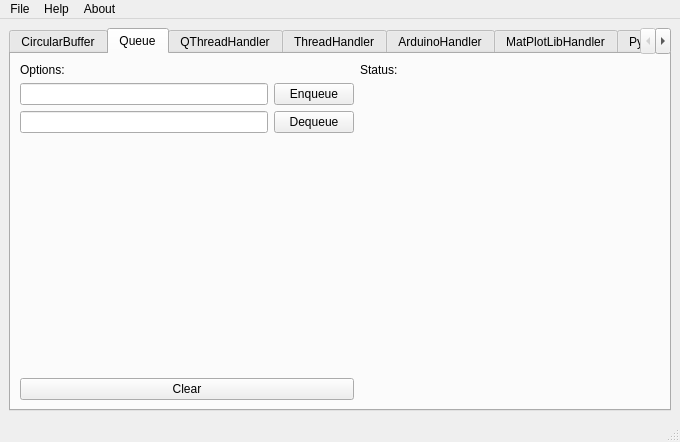
<?xml version="1.0" encoding="UTF-8"?>
<ui version="4.0">
 <class>MainWindow</class>
 <widget class="QMainWindow" name="MainWindow">
  <property name="geometry">
   <rect>
    <x>0</x>
    <y>0</y>
    <width>680</width>
    <height>442</height>
   </rect>
  </property>
  <property name="windowTitle">
   <string>Python Arduino Plotter Library Example</string>
  </property>
  <widget class="QWidget" name="centralwidget">
   <layout class="QVBoxLayout" name="verticalLayout_2">
    <item>
     <layout class="QHBoxLayout" name="horizontalLayout">
      <item>
       <widget class="QTabWidget" name="tabWidget">
        <property name="currentIndex">
         <number>1</number>
        </property>
        <widget class="QWidget" name="tab">
         <attribute name="title">
          <string>CircularBuffer</string>
         </attribute>
         <layout class="QHBoxLayout" name="horizontalLayout_3">
          <item>
           <layout class="QVBoxLayout" name="verticalLayout_3">
            <item>
             <widget class="QLabel" name="label">
              <property name="text">
               <string>Options:</string>
              </property>
             </widget>
            </item>
            <item>
             <layout class="QHBoxLayout" name="horizontalLayout_4">
              <item>
               <widget class="QLineEdit" name="lineEditEnqueue"/>
              </item>
              <item>
               <widget class="QPushButton" name="btnEnqueue">
                <property name="text">
                 <string>Enqueue</string>
                </property>
               </widget>
              </item>
             </layout>
            </item>
            <item>
             <layout class="QHBoxLayout" name="horizontalLayout_6">
              <item>
               <widget class="QLineEdit" name="lineEditDequeue"/>
              </item>
              <item>
               <widget class="QPushButton" name="btnDequeue">
                <property name="text">
                 <string>Dequeue</string>
                </property>
               </widget>
              </item>
             </layout>
            </item>
            <item>
             <spacer name="verticalSpacer">
              <property name="orientation">
               <enum>Qt::Vertical</enum>
              </property>
              <property name="sizeHint" stdset="0">
               <size>
                <width>20</width>
                <height>40</height>
               </size>
              </property>
             </spacer>
            </item>
            <item>
             <widget class="QPushButton" name="btnClear">
              <property name="text">
               <string>Clear</string>
              </property>
             </widget>
            </item>
           </layout>
          </item>
          <item>
           <widget class="QLabel" name="lblStatus">
            <property name="sizePolicy">
             <sizepolicy hsizetype="Preferred" vsizetype="Expanding">
              <horstretch>0</horstretch>
              <verstretch>0</verstretch>
             </sizepolicy>
            </property>
            <property name="minimumSize">
             <size>
              <width>300</width>
              <height>0</height>
             </size>
            </property>
            <property name="text">
             <string>Status:</string>
            </property>
            <property name="alignment">
             <set>Qt::AlignLeading|Qt::AlignLeft|Qt::AlignTop</set>
            </property>
           </widget>
          </item>
         </layout>
        </widget>
        <widget class="QWidget" name="tab_11">
         <attribute name="title">
          <string>Queue</string>
         </attribute>
         <layout class="QHBoxLayout" name="horizontalLayout_17">
          <item>
           <layout class="QVBoxLayout" name="verticalLayout_12">
            <item>
             <widget class="QLabel" name="label_10">
              <property name="text">
               <string>Options:</string>
              </property>
             </widget>
            </item>
            <item>
             <layout class="QHBoxLayout" name="horizontalLayout_15">
              <item>
               <widget class="QLineEdit" name="lineEditEnqueue_3"/>
              </item>
              <item>
               <widget class="QPushButton" name="btnEnqueue_3">
                <property name="text">
                 <string>Enqueue</string>
                </property>
               </widget>
              </item>
             </layout>
            </item>
            <item>
             <layout class="QHBoxLayout" name="horizontalLayout_16">
              <item>
               <widget class="QLineEdit" name="lineEditDequeue_3"/>
              </item>
              <item>
               <widget class="QPushButton" name="btnDequeue_3">
                <property name="text">
                 <string>Dequeue</string>
                </property>
               </widget>
              </item>
             </layout>
            </item>
            <item>
             <spacer name="verticalSpacer_7">
              <property name="orientation">
               <enum>Qt::Vertical</enum>
              </property>
              <property name="sizeHint" stdset="0">
               <size>
                <width>20</width>
                <height>40</height>
               </size>
              </property>
             </spacer>
            </item>
            <item>
             <widget class="QPushButton" name="btnClear_3">
              <property name="text">
               <string>Clear</string>
              </property>
             </widget>
            </item>
           </layout>
          </item>
          <item>
           <widget class="QLabel" name="lblStatus_3">
            <property name="sizePolicy">
             <sizepolicy hsizetype="Preferred" vsizetype="Expanding">
              <horstretch>0</horstretch>
              <verstretch>0</verstretch>
             </sizepolicy>
            </property>
            <property name="minimumSize">
             <size>
              <width>300</width>
              <height>0</height>
             </size>
            </property>
            <property name="text">
             <string>Status:</string>
            </property>
            <property name="alignment">
             <set>Qt::AlignLeading|Qt::AlignLeft|Qt::AlignTop</set>
            </property>
           </widget>
          </item>
         </layout>
        </widget>
        <widget class="QWidget" name="tab_2">
         <attribute name="title">
          <string>QThreadHandler</string>
         </attribute>
         <layout class="QHBoxLayout" name="horizontalLayout_7">
          <item>
           <layout class="QVBoxLayout" name="verticalLayout_4">
            <item>
             <widget class="QLabel" name="label_2">
              <property name="maximumSize">
               <size>
                <width>150</width>
                <height>16777215</height>
               </size>
              </property>
              <property name="text">
               <string>Options:</string>
              </property>
             </widget>
            </item>
            <item>
             <widget class="QPushButton" name="btnStartThr">
              <property name="maximumSize">
               <size>
                <width>150</width>
                <height>16777215</height>
               </size>
              </property>
              <property name="text">
               <string>Start</string>
              </property>
             </widget>
            </item>
            <item>
             <widget class="QPushButton" name="btnPauseThr">
              <property name="maximumSize">
               <size>
                <width>150</width>
                <height>16777215</height>
               </size>
              </property>
              <property name="text">
               <string>Pause</string>
              </property>
             </widget>
            </item>
            <item>
             <widget class="QPushButton" name="btnResumeThr">
              <property name="maximumSize">
               <size>
                <width>150</width>
                <height>16777215</height>
               </size>
              </property>
              <property name="text">
               <string>Resume</string>
              </property>
             </widget>
            </item>
            <item>
             <widget class="QPushButton" name="btnStopThr">
              <property name="maximumSize">
               <size>
                <width>150</width>
                <height>16777215</height>
               </size>
              </property>
              <property name="text">
               <string>Stop</string>
              </property>
             </widget>
            </item>
            <item>
             <spacer name="verticalSpacer_2">
              <property name="orientation">
               <enum>Qt::Vertical</enum>
              </property>
              <property name="sizeHint" stdset="0">
               <size>
                <width>20</width>
                <height>40</height>
               </size>
              </property>
             </spacer>
            </item>
           </layout>
          </item>
          <item>
           <layout class="QVBoxLayout" name="verticalLayout_5">
            <item>
             <widget class="QLabel" name="label_3">
              <property name="text">
               <string>Resultado:</string>
              </property>
             </widget>
            </item>
            <item>
             <layout class="QHBoxLayout" name="horizontalLayout_8">
              <item>
               <widget class="QPlainTextEdit" name="editResultThr"/>
              </item>
              <item>
               <widget class="QLabel" name="lblResultThr">
                <property name="sizePolicy">
                 <sizepolicy hsizetype="Expanding" vsizetype="Preferred">
                  <horstretch>0</horstretch>
                  <verstretch>0</verstretch>
                 </sizepolicy>
                </property>
                <property name="text">
                 <string>Status:</string>
                </property>
                <property name="alignment">
                 <set>Qt::AlignLeading|Qt::AlignLeft|Qt::AlignTop</set>
                </property>
               </widget>
              </item>
             </layout>
            </item>
           </layout>
          </item>
         </layout>
        </widget>
        <widget class="QWidget" name="tab_12">
         <attribute name="title">
          <string>ThreadHandler</string>
         </attribute>
         <layout class="QHBoxLayout" name="horizontalLayout_19">
          <item>
           <layout class="QVBoxLayout" name="verticalLayout_13">
            <item>
             <widget class="QLabel" name="label_11">
              <property name="maximumSize">
               <size>
                <width>150</width>
                <height>16777215</height>
               </size>
              </property>
              <property name="text">
               <string>Options:</string>
              </property>
             </widget>
            </item>
            <item>
             <widget class="QPushButton" name="btnStartThr_4">
              <property name="maximumSize">
               <size>
                <width>150</width>
                <height>16777215</height>
               </size>
              </property>
              <property name="text">
               <string>Start</string>
              </property>
             </widget>
            </item>
            <item>
             <widget class="QPushButton" name="btnPauseThr_4">
              <property name="maximumSize">
               <size>
                <width>150</width>
                <height>16777215</height>
               </size>
              </property>
              <property name="text">
               <string>Pause</string>
              </property>
             </widget>
            </item>
            <item>
             <widget class="QPushButton" name="btnResumeThr_4">
              <property name="maximumSize">
               <size>
                <width>150</width>
                <height>16777215</height>
               </size>
              </property>
              <property name="text">
               <string>Resume</string>
              </property>
             </widget>
            </item>
            <item>
             <widget class="QPushButton" name="btnStopThr_4">
              <property name="maximumSize">
               <size>
                <width>150</width>
                <height>16777215</height>
               </size>
              </property>
              <property name="text">
               <string>Stop</string>
              </property>
             </widget>
            </item>
            <item>
             <spacer name="verticalSpacer_8">
              <property name="orientation">
               <enum>Qt::Vertical</enum>
              </property>
              <property name="sizeHint" stdset="0">
               <size>
                <width>20</width>
                <height>40</height>
               </size>
              </property>
             </spacer>
            </item>
           </layout>
          </item>
          <item>
           <layout class="QVBoxLayout" name="verticalLayout_14">
            <item>
             <widget class="QLabel" name="label_12">
              <property name="text">
               <string>Resultado:</string>
              </property>
             </widget>
            </item>
            <item>
             <layout class="QHBoxLayout" name="horizontalLayout_18">
              <item>
               <widget class="QPlainTextEdit" name="editResultThr_3"/>
              </item>
              <item>
               <widget class="QLabel" name="lblResultThr_3">
                <property name="sizePolicy">
                 <sizepolicy hsizetype="Expanding" vsizetype="Preferred">
                  <horstretch>0</horstretch>
                  <verstretch>0</verstretch>
                 </sizepolicy>
                </property>
                <property name="text">
                 <string>Status:</string>
                </property>
                <property name="alignment">
                 <set>Qt::AlignLeading|Qt::AlignLeft|Qt::AlignTop</set>
                </property>
               </widget>
              </item>
             </layout>
            </item>
           </layout>
          </item>
         </layout>
        </widget>
        <widget class="QWidget" name="tab_4">
         <attribute name="title">
          <string>ArduinoHandler</string>
         </attribute>
         <layout class="QHBoxLayout" name="horizontalLayout_2">
          <item>
           <layout class="QVBoxLayout" name="verticalLayout_10">
            <item>
             <widget class="QLabel" name="label_8">
              <property name="maximumSize">
               <size>
                <width>150</width>
                <height>16777215</height>
               </size>
              </property>
              <property name="text">
               <string>Options:</string>
              </property>
             </widget>
            </item>
            <item>
             <widget class="QPushButton" name="btnStartAcq">
              <property name="maximumSize">
               <size>
                <width>150</width>
                <height>16777215</height>
               </size>
              </property>
              <property name="text">
               <string>Start Acquisition</string>
              </property>
             </widget>
            </item>
            <item>
             <widget class="QPushButton" name="btnPauseConsumer">
              <property name="maximumSize">
               <size>
                <width>150</width>
                <height>16777215</height>
               </size>
              </property>
              <property name="text">
               <string>Pause Consumer</string>
              </property>
             </widget>
            </item>
            <item>
             <widget class="QPushButton" name="btnResumeConsumer">
              <property name="maximumSize">
               <size>
                <width>150</width>
                <height>16777215</height>
               </size>
              </property>
              <property name="text">
               <string>Resume Consumer</string>
              </property>
             </widget>
            </item>
            <item>
             <widget class="QPushButton" name="btnStopAcq">
              <property name="maximumSize">
               <size>
                <width>150</width>
                <height>16777215</height>
               </size>
              </property>
              <property name="text">
               <string>Stop Acquisition</string>
              </property>
             </widget>
            </item>
            <item>
             <spacer name="verticalSpacer_6">
              <property name="orientation">
               <enum>Qt::Vertical</enum>
              </property>
              <property name="sizeHint" stdset="0">
               <size>
                <width>20</width>
                <height>40</height>
               </size>
              </property>
             </spacer>
            </item>
           </layout>
          </item>
          <item>
           <layout class="QVBoxLayout" name="verticalLayout_11">
            <item>
             <widget class="QLabel" name="label_9">
              <property name="text">
               <string>Resultado:</string>
              </property>
             </widget>
            </item>
            <item>
             <layout class="QHBoxLayout" name="horizontalLayout_13">
              <item>
               <widget class="QPlainTextEdit" name="editResultAcq"/>
              </item>
              <item>
               <widget class="QLabel" name="lblResultAcq">
                <property name="sizePolicy">
                 <sizepolicy hsizetype="Expanding" vsizetype="Preferred">
                  <horstretch>0</horstretch>
                  <verstretch>0</verstretch>
                 </sizepolicy>
                </property>
                <property name="text">
                 <string>Status:</string>
                </property>
                <property name="alignment">
                 <set>Qt::AlignLeading|Qt::AlignLeft|Qt::AlignTop</set>
                </property>
               </widget>
              </item>
             </layout>
            </item>
           </layout>
          </item>
         </layout>
        </widget>
        <widget class="QWidget" name="tab_3">
         <attribute name="title">
          <string>MatPlotLibHandler</string>
         </attribute>
         <layout class="QVBoxLayout" name="verticalLayout">
          <item>
           <widget class="QLabel" name="lblChartHereMatplotlib">
            <property name="sizePolicy">
             <sizepolicy hsizetype="Expanding" vsizetype="Expanding">
              <horstretch>0</horstretch>
              <verstretch>0</verstretch>
             </sizepolicy>
            </property>
            <property name="text">
             <string>Here will be a chart</string>
            </property>
            <property name="alignment">
             <set>Qt::AlignCenter</set>
            </property>
           </widget>
          </item>
          <item>
           <layout class="QHBoxLayout" name="horizontalLayout_14">
            <item>
             <widget class="QPushButton" name="btnAddRandomToChart">
              <property name="text">
               <string>Add Random Point</string>
              </property>
             </widget>
            </item>
            <item>
             <widget class="QPushButton" name="btnAddSinToChart">
              <property name="text">
               <string>Add Sin Point</string>
              </property>
             </widget>
            </item>
            <item>
             <widget class="QPushButton" name="btnClearChart">
              <property name="text">
               <string>Clear</string>
              </property>
             </widget>
            </item>
           </layout>
          </item>
          <item>
           <widget class="QLabel" name="lblStatusChart">
            <property name="text">
             <string>Status:</string>
            </property>
           </widget>
          </item>
         </layout>
        </widget>
        <widget class="QWidget" name="tab_13">
         <attribute name="title">
          <string>PyQTGraphHandler</string>
         </attribute>
         <layout class="QVBoxLayout" name="verticalLayout_15">
          <item>
           <widget class="QLabel" name="lblChartHerePyQTGraph">
            <property name="sizePolicy">
             <sizepolicy hsizetype="Expanding" vsizetype="Expanding">
              <horstretch>0</horstretch>
              <verstretch>0</verstretch>
             </sizepolicy>
            </property>
            <property name="text">
             <string>Here will be a chart</string>
            </property>
            <property name="alignment">
             <set>Qt::AlignCenter</set>
            </property>
           </widget>
          </item>
          <item>
           <layout class="QHBoxLayout" name="horizontalLayout_20">
            <item>
             <widget class="QPushButton" name="btnAddRandomToChart_2">
              <property name="text">
               <string>Add Random Point</string>
              </property>
             </widget>
            </item>
            <item>
             <widget class="QPushButton" name="btnAddSinToChart_2">
              <property name="text">
               <string>Add Sin Point</string>
              </property>
             </widget>
            </item>
            <item>
             <widget class="QPushButton" name="btnClearChart_2">
              <property name="text">
               <string>Clear</string>
              </property>
             </widget>
            </item>
           </layout>
          </item>
          <item>
           <widget class="QLabel" name="lblStatusChart_2">
            <property name="text">
             <string>Status:</string>
            </property>
           </widget>
          </item>
         </layout>
        </widget>
        <widget class="QWidget" name="tab_5">
         <attribute name="title">
          <string>ArduinoPlotter</string>
         </attribute>
         <layout class="QHBoxLayout" name="horizontalLayout_22">
          <item>
           <layout class="QVBoxLayout" name="verticalLayout_16">
            <item>
             <widget class="QLabel" name="label_13">
              <property name="maximumSize">
               <size>
                <width>150</width>
                <height>16777215</height>
               </size>
              </property>
              <property name="text">
               <string>Options:</string>
              </property>
             </widget>
            </item>
            <item>
             <widget class="QPushButton" name="btnStartAcq_2">
              <property name="maximumSize">
               <size>
                <width>150</width>
                <height>16777215</height>
               </size>
              </property>
              <property name="text">
               <string>Start Acquisition</string>
              </property>
             </widget>
            </item>
            <item>
             <widget class="QPushButton" name="btnPauseConsumer_2">
              <property name="maximumSize">
               <size>
                <width>150</width>
                <height>16777215</height>
               </size>
              </property>
              <property name="text">
               <string>Pause Consumer</string>
              </property>
             </widget>
            </item>
            <item>
             <widget class="QPushButton" name="btnResumeConsumer_2">
              <property name="maximumSize">
               <size>
                <width>150</width>
                <height>16777215</height>
               </size>
              </property>
              <property name="text">
               <string>Resume Consumer</string>
              </property>
             </widget>
            </item>
            <item>
             <widget class="QPushButton" name="btnStopAcq_2">
              <property name="maximumSize">
               <size>
                <width>150</width>
                <height>16777215</height>
               </size>
              </property>
              <property name="text">
               <string>Stop Acquisition</string>
              </property>
             </widget>
            </item>
            <item>
             <spacer name="verticalSpacer_9">
              <property name="orientation">
               <enum>Qt::Vertical</enum>
              </property>
              <property name="sizeHint" stdset="0">
               <size>
                <width>20</width>
                <height>40</height>
               </size>
              </property>
             </spacer>
            </item>
           </layout>
          </item>
          <item>
           <layout class="QVBoxLayout" name="verticalLayout_17">
            <item>
             <widget class="QLabel" name="lblChartHerePyQTGraph_2">
              <property name="sizePolicy">
               <sizepolicy hsizetype="Expanding" vsizetype="Expanding">
                <horstretch>0</horstretch>
                <verstretch>0</verstretch>
               </sizepolicy>
              </property>
              <property name="text">
               <string>Here will be a chart</string>
              </property>
              <property name="alignment">
               <set>Qt::AlignCenter</set>
              </property>
             </widget>
            </item>
            <item>
             <layout class="QHBoxLayout" name="horizontalLayout_21">
              <item>
               <widget class="QPushButton" name="btnAddRandomToChart_3">
                <property name="text">
                 <string>Add Random Point</string>
                </property>
               </widget>
              </item>
              <item>
               <widget class="QPushButton" name="btnAddSinToChart_3">
                <property name="text">
                 <string>Add Sin Point</string>
                </property>
               </widget>
              </item>
              <item>
               <widget class="QPushButton" name="btnClearChart_3">
                <property name="text">
                 <string>Clear</string>
                </property>
               </widget>
              </item>
             </layout>
            </item>
            <item>
             <widget class="QLabel" name="lblStatusChart_3">
              <property name="text">
               <string>Status:</string>
              </property>
             </widget>
            </item>
           </layout>
          </item>
         </layout>
        </widget>
       </widget>
      </item>
     </layout>
    </item>
   </layout>
  </widget>
  <widget class="QMenuBar" name="menubar">
   <property name="geometry">
    <rect>
     <x>0</x>
     <y>0</y>
     <width>680</width>
     <height>28</height>
    </rect>
   </property>
   <widget class="QMenu" name="menuArquivo">
    <property name="title">
     <string>File</string>
    </property>
   </widget>
   <widget class="QMenu" name="menuHelp">
    <property name="title">
     <string>Help</string>
    </property>
   </widget>
   <widget class="QMenu" name="menuAbout">
    <property name="title">
     <string>About</string>
    </property>
   </widget>
   <addaction name="menuArquivo"/>
   <addaction name="menuHelp"/>
   <addaction name="menuAbout"/>
  </widget>
  <widget class="QStatusBar" name="statusbar"/>
 </widget>
 <resources/>
 <connections/>
</ui>
